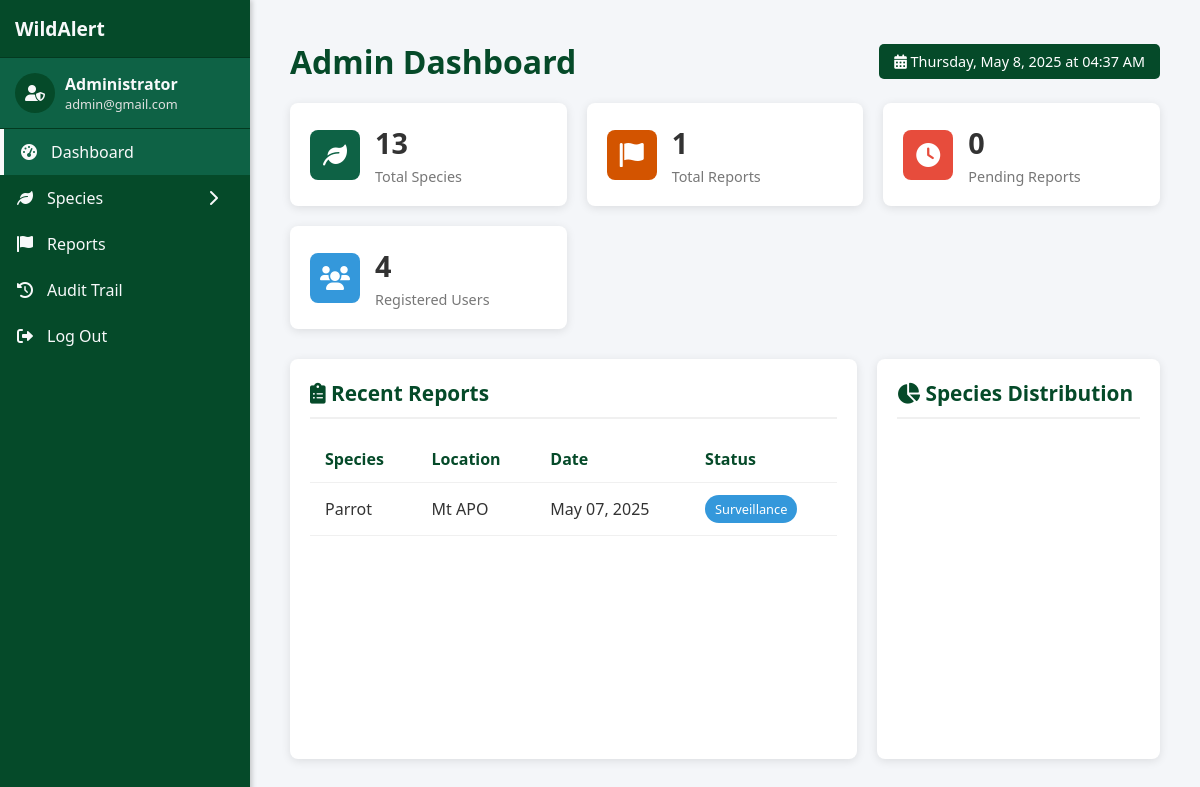
The app's page /admin/dashboard.php (signed in), older data.
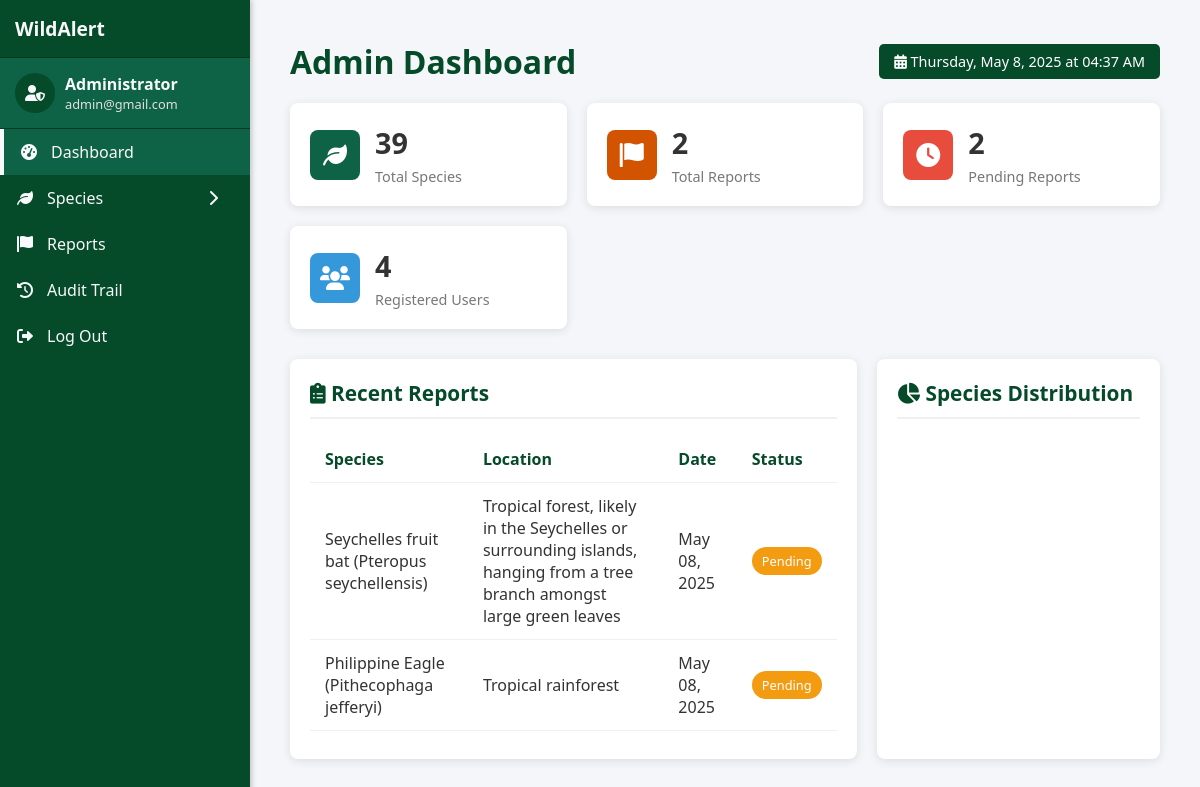
The same page, newer data.
### tables this page shows
CREATE TABLE `tbl_reports` (
  `report_id` int(11) NOT NULL,
  `category_id` int(11) NOT NULL,
  `reporter_name` varchar(100) NOT NULL,
  `species_name` varchar(50) NOT NULL,
  `image_path` varchar(255) NOT NULL,
  `location` varchar(255) NOT NULL,
  `date_time` datetime NOT NULL,
  `status_name` varchar(50) NOT NULL,
  `status_report_id` int(11) NOT NULL DEFAULT 1,
  `comments` varchar(255) DEFAULT NULL,
  `acc_id` int(11) NOT NULL
);

CREATE TABLE `tbl_status_report` (
  `status_rp_id` int(11) NOT NULL,
  `status_rp_name` varchar(50) NOT NULL
);

### admin/dashboard.php (the view, shortened to what the changed rows need)
<?php
$conn = new mysqli("localhost", "root", "", "WildAlert_db");
$totalSpecies = $conn->query("SELECT COUNT(*) as count FROM tbl_species")->fetch_assoc()['count'];
$totalReports = $conn->query("SELECT COUNT(*) as count FROM tbl_reports")->fetch_assoc()['count'];
$pendingReports = $conn->query("SELECT COUNT(*) as count FROM tbl_reports WHERE status_report_id = 1")->fetch_assoc()['count'];
$recentReports = $conn->query("
    SELECT r.*, s.status_rp_name
    FROM tbl_reports r
    JOIN tbl_status_report s ON r.status_report_id = s.status_rp_id
    ORDER BY r.date_time DESC
    LIMIT 5
");
?>
<!DOCTYPE html>
<html lang="en">
<head>
    <link rel="stylesheet" href="https://cdnjs.cloudflare.com/ajax/libs/font-awesome/6.0.0/css/all.min.css">
    <link rel="stylesheet" href="../styles/sidebar_style.css">
</head>
<body>
    <div class="content-wrapper">
        <div class="dashboard-container">
            <div class="dashboard-header">
                <h1>Admin Dashboard</h1>
            </div>
            <div class="dashboard-cards">
                <div class="card">
                    <div class="card-content">
                        <h3><?php echo $totalSpecies; ?></h3>
                        <p>Total Species</p>
                    </div>
                </div>
                <div class="card">
                    <div class="card-content">
                        <h3><?php echo $totalReports; ?></h3>
                        <p>Total Reports</p>
                    </div>
                </div>
                <div class="card">
                    <div class="card-content">
                        <h3><?php echo $pendingReports; ?></h3>
                        <p>Pending Reports</p>
                    </div>
                </div>
            </div>
            <div class="dashboard-grid">
                <div class="recent-section">
                    <h2><i class="fas fa-clipboard-list"></i> Recent Reports</h2>
                    <table>
                        <thead>
                            <tr>
                                <th>Species</th>
                                <th>Location</th>
                                <th>Date</th>
                                <th>Status</th>
                            </tr>
                        </thead>
                        <tbody>
                            <?php
                            if ($recentReports && $recentReports->num_rows > 0) {
                                while ($report = $recentReports->fetch_assoc()) {
                                    $statusClass = '';
                                    switch ($report['status_report_id']) {
                                        case 1:
                                            $statusClass = 'status-pending';
                                            break;
                                        case 2:
                                            $statusClass = 'status-surveillance';
                                            break;
                                    }
                                    echo '<tr>
                                        <td>' . htmlspecialchars($report['species_name']) . '</td>
                                        <td>' . htmlspecialchars($report['location']) . '</td>
                                        <td>' . date('M d, Y', strtotime($report['date_time'])) . '</td>
                                        <td><span class="status-badge ' . $statusClass . '">' . htmlspecialchars($report['status_rp_name']) . '</span></td>
                                    </tr>';
                                }
                            } else {
                                echo '<tr><td colspan="4" style="text-align: center;">No recent reports found</td></tr>';
                            }
                            ?>
                        </tbody>
                    </table>
                </div>
                <div class="recent-section">
                    <h2><i class="fas fa-chart-pie"></i> Species Distribution</h2>
                </div>
            </div>
        </div>
    </div>
</body>
</html>

Row changes from the older to the newer data that the page shows:
removed tbl_reports: species_name "Parrot", location "Mt APO", date_time "May 07, 2025", status_report.status_rp_name "Surveillance"
added tbl_reports: species_name "Seychelles fruit bat (Pteropus seychellensis)", location "Tropical forest, likely in the Seychelles or surrounding islands, hanging from a tree branch amongst large green leaves", date_time "May 08, 2025", status_report.status_rp_name "Pending"
added tbl_reports: species_name "Philippine Eagle (Pithecophaga jefferyi)", location "Tropical rainforest", date_time "May 08, 2025", status_report.status_rp_name "Pending"
Text that changed along with them:
$totalSpecies: "13" → "39"
$totalReports: "1" → "2"
$pendingReports: "0" → "2"
